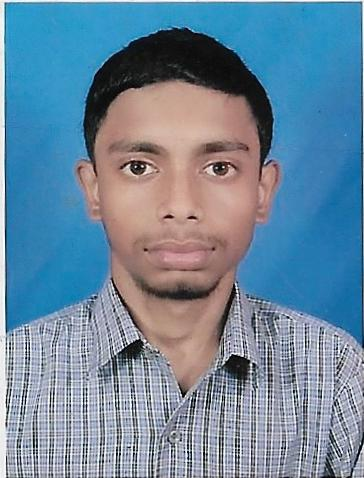
#> input picture Image_Program/Day5/Scan1.jpg, 364 x 478 px
$ python Histogram_RGB.py
#> lines starting #> are read from the running program, lines starting #| are printed output that depends on the picture; after the words box and inside, x2 and y2 are one past the last pixel; in counts of white or black regions, pixels touching at a corner belong together; long printed decimals are rounded
# -*- coding: utf-8 -*-
"""
Created on Tue Aug 27 20:48:15 2019

@author: BILU
"""

import numpy as np
from matplotlib import pyplot as plt
import cv2
"""
arr = np.array([0,1,1,1,1,2,2,2,3,3,3,3,4,4,4,5,5,6,6,6,7,7,8])

hist , bins = np.histogram(arr,bins=np.arange(10))
plt.title('Numpy Histogram')
fig = plt.plot(hist)
plt.savefig('NumHistogram.png')
#plt.show()
sum = 0
for i in range(0,len(hist)):
    sum = sum + i*hist[i]

print('Threshold: ',sum/len(arr))
"""
name = input("ENTER IMAGE NAME: ")
#> the answer given: Scan1.jpg
img1 = cv2.imread(name)
#> img1 is the input picture: shape (478, 364, 3); mean B, G, R 157, 135.7, 109.1
img = cv2.cvtColor(img1,cv2.COLOR_RGB2GRAY)
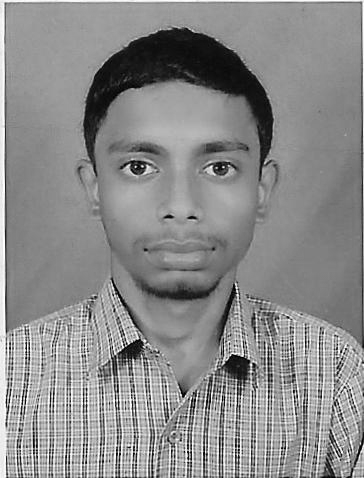
#> img: shape (478, 364); min 0, max 255, mean 139
cv2.imwrite("Gray_Image.jpg",img)
img_height , img_width  = img.shape
#> img_height = 478; img_width = 364

#for i in range(0,int(img_height)):
#	for j in range(0,int(img_width)):
#			img[i][j] = img[i][j][0]*0.21+ img[i][j][1]*0.72 + img[i][j][2]*0.07

hist = np.zeros(256,dtype=int)

""" Histogram Manually Create """
# [6 lines of commented-out code are left out]

""" Histogram Create Using Opencv (calcHist Function)"""
print(hist)
hist = cv2.calcHist([img],[0],None,[256],[0,256])
#> hist = 256 values, max 3196 at index 134, min 4 at index 0, mean 679.7
#for i in range(hist.size):
#    print(hist[i])

""" Histogram Create Using Numpy (histogram Function)"""
#hist,bins = np.histogram(img.ravel(),bins=np.arange(0,256))
#print(hist)


""" Histogram Create Using matplotlib (hist Function)"""
fig = plt.hist(img.ravel(),256,[0,256],facecolor = 'gray')
plt.title('Gray_Histogram')
plt.xlabel('Colors')
plt.ylabel('No. of Pixels')
plt.savefig('Hist_Gray.png')
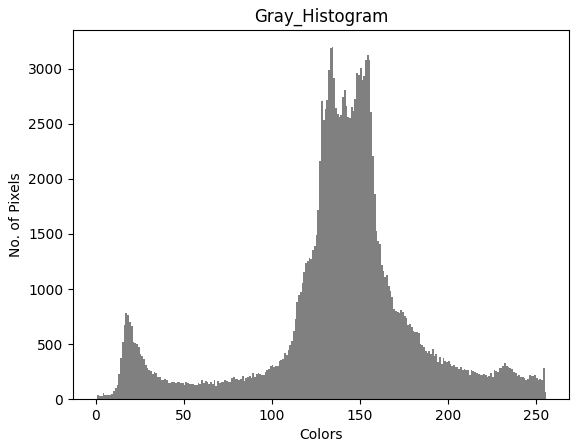
#> figure drawn by matplotlib, 1 panel; tallest bar 3196 high, from x = 134 to 135
plt.close()


fig1 = plt.hist(img1[ : , : , 0:1].ravel(),256,[0,256],facecolor = 'blue')
plt.title('Blue_Histogram')
plt.xlabel('Colors')
plt.ylabel('No. of Pixels')
plt.savefig('Hist_B.png')
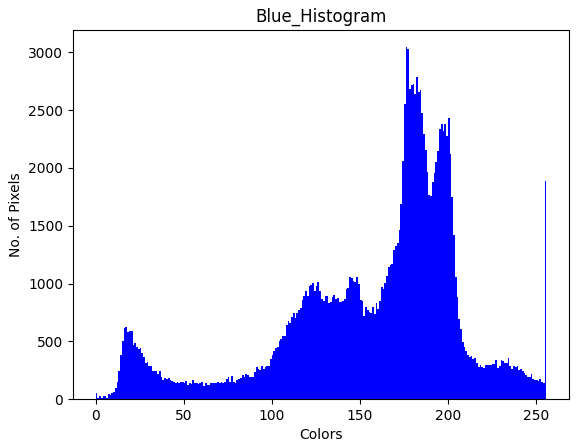
#> figure drawn by matplotlib, 1 panel; tallest bar 3043 high, from x = 176 to 177
plt.close()


fig2 = plt.hist(img1[ : , : , 1:2].ravel(),256,[0,256],facecolor = 'green')
plt.title('Green_Histogram')
plt.xlabel('Colors')
plt.ylabel('No. of Pixels')
plt.savefig('Hist_G.png')
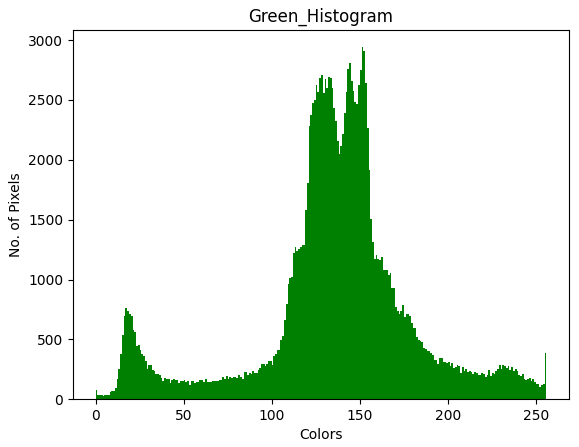
#> figure drawn by matplotlib, 1 panel; tallest bar 2941 high, from x = 151 to 152
plt.close()


fig3 = plt.hist(img1[ : , : , 2:3].ravel(),256,[0,256],facecolor = 'red')
plt.title('Red_Histogram')
plt.xlabel('Colors')
plt.ylabel('No. of Pixels')
plt.savefig('Hist_R.png')
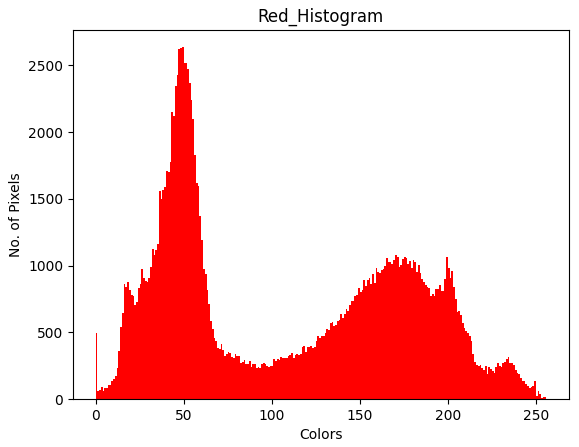
#> figure drawn by matplotlib, 1 panel; tallest bar 2636 high, from x = 49 to 50
plt.close()

""" USING savefig FUNCTION WE SAVE THE PLOTED HISTOGRAM IN A .png IMAGE"""


hist_pic = np.zeros((200,256),dtype=int)

div = (hist.max()/200)+1
#> div = 16.98


print(hist_pic.shape)
for i in range(0,256):
   #j = ((hist[i]/(img_height*img_width))*100)
   j = hist[i]/div
   print(j)
   k=hist_pic.shape[0] - 1
   while j > 0:
       hist_pic[k,i] = 255
       k = k - 1
       j = j - 1
#> this loop made 256 passes
#| [0.2356]
#| [2.356]
#| [1.826]
#| [1.708]
#| [3.180]
#| [2.179]
#| [2.297]
#| [2.061]
#> (further printed lines are left out)
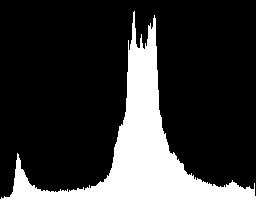
#> hist_pic: shape (200, 256) int64; 20.3% white; 1 white region, box (x1, y1, x2, y2) and area: (0, 11, 256, 200) 10384

cv2.imwrite("Hist_image.png",hist_pic)
